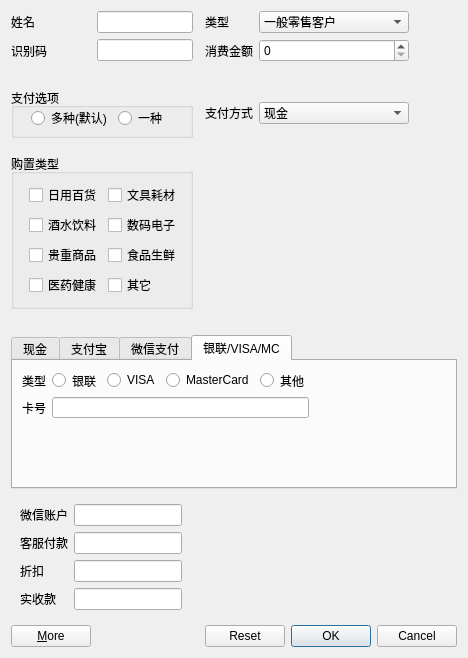
<?xml version="1.0" encoding="UTF-8"?>
<ui version="4.0">
 <class>paymentDlg</class>
 <widget class="QDialog" name="paymentDlg">
  <property name="geometry">
   <rect>
    <x>0</x>
    <y>0</y>
    <width>458</width>
    <height>615</height>
   </rect>
  </property>
  <property name="windowTitle">
   <string>Dialog</string>
  </property>
  <layout class="QVBoxLayout" name="verticalLayout">
   <item>
    <layout class="QGridLayout" name="gridLayout">
     <item row="0" column="6">
      <spacer name="horizontalSpacer_3">
       <property name="orientation">
        <enum>Qt::Horizontal</enum>
       </property>
       <property name="sizeHint" stdset="0">
        <size>
         <width>40</width>
         <height>20</height>
        </size>
       </property>
      </spacer>
     </item>
     <item row="8" column="0" colspan="8">
      <widget class="QStackedWidget" name="stackedWidget">
       <property name="currentIndex">
        <number>2</number>
       </property>
       <widget class="QWidget" name="page">
        <layout class="QFormLayout" name="formLayout_7">
         <item row="0" column="0">
          <layout class="QVBoxLayout" name="verticalLayout_3">
           <item>
            <layout class="QHBoxLayout" name="horizontalLayout_4">
             <item>
              <widget class="QLabel" name="label_13">
               <property name="text">
                <string>收银员编号</string>
               </property>
              </widget>
             </item>
             <item>
              <widget class="QLineEdit" name="lineEdit_8"/>
             </item>
            </layout>
           </item>
           <item>
            <layout class="QHBoxLayout" name="horizontalLayout_5">
             <item>
              <widget class="QLabel" name="label_14">
               <property name="text">
                <string>货币种类</string>
               </property>
              </widget>
             </item>
             <item>
              <widget class="QComboBox" name="comboBox_3">
               <item>
                <property name="text">
                 <string>人民币</string>
                </property>
               </item>
               <item>
                <property name="text">
                 <string>美元</string>
                </property>
               </item>
               <item>
                <property name="text">
                 <string>日元</string>
                </property>
               </item>
               <item>
                <property name="text">
                 <string>港币</string>
                </property>
               </item>
               <item>
                <property name="text">
                 <string>新台币</string>
                </property>
               </item>
               <item>
                <property name="text">
                 <string>其他</string>
                </property>
               </item>
              </widget>
             </item>
            </layout>
           </item>
          </layout>
         </item>
        </layout>
       </widget>
       <widget class="QWidget" name="page_3">
        <layout class="QFormLayout" name="formLayout_6">
         <item row="0" column="0">
          <layout class="QGridLayout" name="gridLayout_5">
           <item row="0" column="1">
            <widget class="QLineEdit" name="lineEdit_9"/>
           </item>
           <item row="0" column="0">
            <widget class="QLabel" name="label_15">
             <property name="text">
              <string>支付宝账户</string>
             </property>
            </widget>
           </item>
           <item row="1" column="1">
            <widget class="QLineEdit" name="lineEdit_10"/>
           </item>
           <item row="2" column="0">
            <widget class="QLabel" name="label_16">
             <property name="text">
              <string>折扣</string>
             </property>
            </widget>
           </item>
           <item row="1" column="0">
            <widget class="QLabel" name="label_23">
             <property name="text">
              <string>客服付款</string>
             </property>
            </widget>
           </item>
           <item row="2" column="1">
            <widget class="QLineEdit" name="lineEdit_11"/>
           </item>
           <item row="3" column="0">
            <widget class="QLabel" name="label_24">
             <property name="text">
              <string>实收款</string>
             </property>
            </widget>
           </item>
           <item row="3" column="1">
            <widget class="QLineEdit" name="lineEdit_12"/>
           </item>
          </layout>
         </item>
        </layout>
       </widget>
       <widget class="QWidget" name="page_2">
        <layout class="QFormLayout" name="formLayout_8">
         <item row="0" column="0">
          <layout class="QGridLayout" name="gridLayout_6">
           <item row="0" column="1">
            <widget class="QLineEdit" name="lineEdit_18"/>
           </item>
           <item row="0" column="0">
            <widget class="QLabel" name="label_25">
             <property name="text">
              <string>微信账户</string>
             </property>
            </widget>
           </item>
           <item row="1" column="1">
            <widget class="QLineEdit" name="lineEdit_19"/>
           </item>
           <item row="2" column="0">
            <widget class="QLabel" name="label_26">
             <property name="text">
              <string>折扣</string>
             </property>
            </widget>
           </item>
           <item row="1" column="0">
            <widget class="QLabel" name="label_27">
             <property name="text">
              <string>客服付款</string>
             </property>
            </widget>
           </item>
           <item row="2" column="1">
            <widget class="QLineEdit" name="lineEdit_20"/>
           </item>
           <item row="3" column="0">
            <widget class="QLabel" name="label_28">
             <property name="text">
              <string>实收款</string>
             </property>
            </widget>
           </item>
           <item row="3" column="1">
            <widget class="QLineEdit" name="lineEdit_21"/>
           </item>
          </layout>
         </item>
        </layout>
       </widget>
       <widget class="QWidget" name="page_4">
        <layout class="QFormLayout" name="formLayout_5">
         <item row="0" column="0">
          <layout class="QGridLayout" name="gridLayout_7">
           <item row="0" column="4">
            <widget class="QRadioButton" name="radioButton_7">
             <property name="text">
              <string>其他</string>
             </property>
            </widget>
           </item>
           <item row="0" column="1">
            <widget class="QRadioButton" name="radioButton_8">
             <property name="text">
              <string>银联</string>
             </property>
            </widget>
           </item>
           <item row="0" column="2">
            <widget class="QRadioButton" name="radioButton_9">
             <property name="text">
              <string>VISA</string>
             </property>
            </widget>
           </item>
           <item row="0" column="3">
            <widget class="QRadioButton" name="radioButton_10">
             <property name="text">
              <string>MasterCard</string>
             </property>
            </widget>
           </item>
           <item row="0" column="0">
            <widget class="QLabel" name="label_29">
             <property name="text">
              <string>类型</string>
             </property>
            </widget>
           </item>
           <item row="1" column="0">
            <widget class="QLabel" name="label_30">
             <property name="text">
              <string>卡号</string>
             </property>
            </widget>
           </item>
           <item row="1" column="1" colspan="4">
            <widget class="QLineEdit" name="lineEdit_22"/>
           </item>
          </layout>
         </item>
        </layout>
       </widget>
      </widget>
     </item>
     <item row="3" column="4">
      <widget class="QComboBox" name="comboBox_4">
       <item>
        <property name="text">
         <string>现金</string>
        </property>
       </item>
       <item>
        <property name="text">
         <string>支付宝</string>
        </property>
       </item>
       <item>
        <property name="text">
         <string>微信支付</string>
        </property>
       </item>
       <item>
        <property name="text">
         <string>银联/VISA/MasterCard</string>
        </property>
       </item>
      </widget>
     </item>
     <item row="0" column="1">
      <widget class="QLineEdit" name="lineEdit"/>
     </item>
     <item row="3" column="0" colspan="2">
      <widget class="QGroupBox" name="groupBox">
       <property name="minimumSize">
        <size>
         <width>180</width>
         <height>50</height>
        </size>
       </property>
       <property name="title">
        <string>支付选项</string>
       </property>
       <widget class="QWidget" name="horizontalLayoutWidget">
        <property name="geometry">
         <rect>
          <x>20</x>
          <y>20</y>
          <width>138</width>
          <height>20</height>
         </rect>
        </property>
        <layout class="QHBoxLayout" name="horizontalLayout_3">
         <item>
          <widget class="QRadioButton" name="radioButton_5">
           <property name="text">
            <string>多种(默认)</string>
           </property>
          </widget>
         </item>
         <item>
          <widget class="QRadioButton" name="radioButton_6">
           <property name="text">
            <string>一种</string>
           </property>
          </widget>
         </item>
        </layout>
       </widget>
      </widget>
     </item>
     <item row="0" column="2">
      <spacer name="horizontalSpacer">
       <property name="orientation">
        <enum>Qt::Horizontal</enum>
       </property>
       <property name="sizeType">
        <enum>QSizePolicy::Expanding</enum>
       </property>
       <property name="sizeHint" stdset="0">
        <size>
         <width>50</width>
         <height>20</height>
        </size>
       </property>
      </spacer>
     </item>
     <item row="0" column="0">
      <widget class="QLabel" name="label">
       <property name="text">
        <string>姓名</string>
       </property>
      </widget>
     </item>
     <item row="1" column="1">
      <widget class="QLineEdit" name="lineEdit_3"/>
     </item>
     <item row="0" column="4">
      <widget class="QComboBox" name="comboBox">
       <item>
        <property name="text">
         <string>一般零售客户</string>
        </property>
       </item>
       <item>
        <property name="text">
         <string>重点大客户</string>
        </property>
       </item>
       <item>
        <property name="text">
         <string>大客户</string>
        </property>
       </item>
       <item>
        <property name="text">
         <string>重点零售客户</string>
        </property>
       </item>
      </widget>
     </item>
     <item row="1" column="0">
      <widget class="QLabel" name="label_3">
       <property name="text">
        <string>识别码</string>
       </property>
      </widget>
     </item>
     <item row="0" column="7">
      <spacer name="horizontalSpacer_4">
       <property name="orientation">
        <enum>Qt::Horizontal</enum>
       </property>
       <property name="sizeHint" stdset="0">
        <size>
         <width>40</width>
         <height>20</height>
        </size>
       </property>
      </spacer>
     </item>
     <item row="1" column="3">
      <widget class="QLabel" name="label_4">
       <property name="text">
        <string>消费金额</string>
       </property>
      </widget>
     </item>
     <item row="1" column="4">
      <widget class="QSpinBox" name="spinBox_2"/>
     </item>
     <item row="0" column="3">
      <widget class="QLabel" name="label_2">
       <property name="text">
        <string>类型</string>
       </property>
      </widget>
     </item>
     <item row="3" column="3">
      <widget class="QLabel" name="label_12">
       <property name="text">
        <string>支付方式</string>
       </property>
      </widget>
     </item>
     <item row="4" column="1">
      <spacer name="verticalSpacer">
       <property name="orientation">
        <enum>Qt::Vertical</enum>
       </property>
       <property name="sizeType">
        <enum>QSizePolicy::Fixed</enum>
       </property>
       <property name="sizeHint" stdset="0">
        <size>
         <width>20</width>
         <height>10</height>
        </size>
       </property>
      </spacer>
     </item>
     <item row="2" column="0">
      <spacer name="verticalSpacer_2">
       <property name="orientation">
        <enum>Qt::Vertical</enum>
       </property>
       <property name="sizeType">
        <enum>QSizePolicy::Fixed</enum>
       </property>
       <property name="sizeHint" stdset="0">
        <size>
         <width>10</width>
         <height>20</height>
        </size>
       </property>
      </spacer>
     </item>
     <item row="7" column="0" colspan="8">
      <widget class="QTabWidget" name="tabWidget">
       <property name="currentIndex">
        <number>3</number>
       </property>
       <widget class="QWidget" name="tab">
        <attribute name="title">
         <string>现金</string>
        </attribute>
        <layout class="QFormLayout" name="formLayout">
         <item row="0" column="0">
          <layout class="QVBoxLayout" name="verticalLayout_2">
           <item>
            <layout class="QHBoxLayout" name="horizontalLayout">
             <item>
              <widget class="QLabel" name="label_5">
               <property name="text">
                <string>收银员编号</string>
               </property>
              </widget>
             </item>
             <item>
              <widget class="QLineEdit" name="lineEdit_2"/>
             </item>
            </layout>
           </item>
           <item>
            <layout class="QHBoxLayout" name="horizontalLayout_2">
             <item>
              <widget class="QLabel" name="label_6">
               <property name="text">
                <string>货币种类</string>
               </property>
              </widget>
             </item>
             <item>
              <widget class="QComboBox" name="comboBox_2">
               <item>
                <property name="text">
                 <string>人民币</string>
                </property>
               </item>
               <item>
                <property name="text">
                 <string>美元</string>
                </property>
               </item>
               <item>
                <property name="text">
                 <string>日元</string>
                </property>
               </item>
               <item>
                <property name="text">
                 <string>港币</string>
                </property>
               </item>
               <item>
                <property name="text">
                 <string>新台币</string>
                </property>
               </item>
               <item>
                <property name="text">
                 <string>其他</string>
                </property>
               </item>
              </widget>
             </item>
            </layout>
           </item>
          </layout>
         </item>
        </layout>
       </widget>
       <widget class="QWidget" name="tab_2">
        <attribute name="title">
         <string>支付宝</string>
        </attribute>
        <layout class="QFormLayout" name="formLayout_2">
         <item row="0" column="0">
          <layout class="QGridLayout" name="gridLayout_2">
           <item row="0" column="1">
            <widget class="QLineEdit" name="lineEdit_4"/>
           </item>
           <item row="0" column="0">
            <widget class="QLabel" name="label_7">
             <property name="text">
              <string>支付宝账户</string>
             </property>
            </widget>
           </item>
           <item row="1" column="1">
            <widget class="QLineEdit" name="lineEdit_5"/>
           </item>
           <item row="2" column="0">
            <widget class="QLabel" name="label_10">
             <property name="text">
              <string>折扣</string>
             </property>
            </widget>
           </item>
           <item row="1" column="0">
            <widget class="QLabel" name="label_8">
             <property name="text">
              <string>客服付款</string>
             </property>
            </widget>
           </item>
           <item row="2" column="1">
            <widget class="QLineEdit" name="lineEdit_7"/>
           </item>
           <item row="3" column="0">
            <widget class="QLabel" name="label_9">
             <property name="text">
              <string>实收款</string>
             </property>
            </widget>
           </item>
           <item row="3" column="1">
            <widget class="QLineEdit" name="lineEdit_6"/>
           </item>
          </layout>
         </item>
        </layout>
       </widget>
       <widget class="QWidget" name="tab_3">
        <attribute name="title">
         <string>微信支付</string>
        </attribute>
        <layout class="QFormLayout" name="formLayout_3">
         <item row="0" column="0">
          <layout class="QGridLayout" name="gridLayout_3">
           <item row="0" column="1">
            <widget class="QLineEdit" name="lineEdit_13"/>
           </item>
           <item row="0" column="0">
            <widget class="QLabel" name="label_17">
             <property name="text">
              <string>微信账户</string>
             </property>
            </widget>
           </item>
           <item row="1" column="1">
            <widget class="QLineEdit" name="lineEdit_14"/>
           </item>
           <item row="2" column="0">
            <widget class="QLabel" name="label_18">
             <property name="text">
              <string>折扣</string>
             </property>
            </widget>
           </item>
           <item row="1" column="0">
            <widget class="QLabel" name="label_19">
             <property name="text">
              <string>客服付款</string>
             </property>
            </widget>
           </item>
           <item row="2" column="1">
            <widget class="QLineEdit" name="lineEdit_15"/>
           </item>
           <item row="3" column="0">
            <widget class="QLabel" name="label_20">
             <property name="text">
              <string>实收款</string>
             </property>
            </widget>
           </item>
           <item row="3" column="1">
            <widget class="QLineEdit" name="lineEdit_16"/>
           </item>
          </layout>
         </item>
        </layout>
       </widget>
       <widget class="QWidget" name="tab_6">
        <attribute name="title">
         <string>银联/VISA/MC</string>
        </attribute>
        <layout class="QFormLayout" name="formLayout_4">
         <item row="0" column="0">
          <layout class="QGridLayout" name="gridLayout_4">
           <item row="0" column="4">
            <widget class="QRadioButton" name="radioButton_4">
             <property name="text">
              <string>其他</string>
             </property>
            </widget>
           </item>
           <item row="0" column="1">
            <widget class="QRadioButton" name="radioButton">
             <property name="text">
              <string>银联</string>
             </property>
            </widget>
           </item>
           <item row="0" column="2">
            <widget class="QRadioButton" name="radioButton_2">
             <property name="text">
              <string>VISA</string>
             </property>
            </widget>
           </item>
           <item row="0" column="3">
            <widget class="QRadioButton" name="radioButton_3">
             <property name="text">
              <string>MasterCard</string>
             </property>
            </widget>
           </item>
           <item row="0" column="0">
            <widget class="QLabel" name="label_22">
             <property name="text">
              <string>类型</string>
             </property>
            </widget>
           </item>
           <item row="1" column="0">
            <widget class="QLabel" name="label_21">
             <property name="text">
              <string>卡号</string>
             </property>
            </widget>
           </item>
           <item row="1" column="1" colspan="4">
            <widget class="QLineEdit" name="lineEdit_17"/>
           </item>
          </layout>
         </item>
        </layout>
       </widget>
      </widget>
     </item>
     <item row="10" column="3" colspan="5">
      <widget class="QDialogButtonBox" name="buttonBox">
       <property name="standardButtons">
        <set>QDialogButtonBox::Cancel|QDialogButtonBox::Ok|QDialogButtonBox::Reset</set>
       </property>
      </widget>
     </item>
     <item row="0" column="5">
      <spacer name="horizontalSpacer_2">
       <property name="orientation">
        <enum>Qt::Horizontal</enum>
       </property>
       <property name="sizeHint" stdset="0">
        <size>
         <width>40</width>
         <height>20</height>
        </size>
       </property>
      </spacer>
     </item>
     <item row="10" column="0">
      <widget class="QPushButton" name="moreButton">
       <property name="text">
        <string>&amp;More</string>
       </property>
      </widget>
     </item>
     <item row="5" column="0" colspan="2">
      <widget class="QGroupBox" name="goodsGroup">
       <property name="title">
        <string>购置类型</string>
       </property>
       <layout class="QFormLayout" name="formLayout_9">
        <item row="0" column="1">
         <layout class="QGridLayout" name="gridLayout_8">
          <item row="1" column="0">
           <widget class="QCheckBox" name="checkBox_2">
            <property name="text">
             <string>酒水饮料</string>
            </property>
           </widget>
          </item>
          <item row="0" column="0">
           <widget class="QCheckBox" name="checkBox_3">
            <property name="text">
             <string>日用百货</string>
            </property>
           </widget>
          </item>
          <item row="3" column="0">
           <widget class="QCheckBox" name="checkBox_4">
            <property name="text">
             <string>医药健康</string>
            </property>
           </widget>
          </item>
          <item row="2" column="0">
           <widget class="QCheckBox" name="checkBox">
            <property name="text">
             <string>贵重商品</string>
            </property>
           </widget>
          </item>
          <item row="0" column="1">
           <widget class="QCheckBox" name="checkBox_5">
            <property name="text">
             <string>文具耗材</string>
            </property>
           </widget>
          </item>
          <item row="1" column="1">
           <widget class="QCheckBox" name="checkBox_6">
            <property name="text">
             <string>数码电子</string>
            </property>
           </widget>
          </item>
          <item row="2" column="1">
           <widget class="QCheckBox" name="checkBox_8">
            <property name="text">
             <string>食品生鲜</string>
            </property>
           </widget>
          </item>
          <item row="3" column="1">
           <widget class="QCheckBox" name="checkBox_7">
            <property name="text">
             <string>其它</string>
            </property>
           </widget>
          </item>
         </layout>
        </item>
       </layout>
      </widget>
     </item>
     <item row="6" column="0">
      <spacer name="verticalSpacer_3">
       <property name="orientation">
        <enum>Qt::Vertical</enum>
       </property>
       <property name="sizeType">
        <enum>QSizePolicy::Fixed</enum>
       </property>
       <property name="sizeHint" stdset="0">
        <size>
         <width>20</width>
         <height>20</height>
        </size>
       </property>
      </spacer>
     </item>
    </layout>
   </item>
  </layout>
 </widget>
 <resources/>
 <connections/>
</ui>
